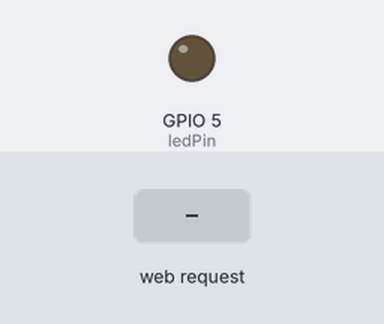
Recording of a sketch running on a simulated ESP32. Parts: output pins drawn as LEDs (lit = HIGH). Dashed ring = blinking. The test bench sets the inputs (shaded band). WiFi joins after 1.5 s; servers stay silent unless stated; what the sketch prints to the serial monitor is not drawn.

Above: at 2.7 s.
2.8 s: HTTP request GET /control?cmd=dance1 received
At 3.0 s:
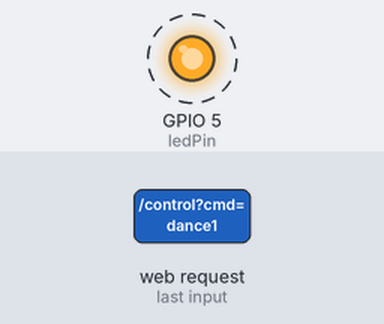
5.8 s: HTTP request GET /control?cmd=dance2 received
8.8 s: HTTP request GET /control?cmd=on received
At 9.1 s:
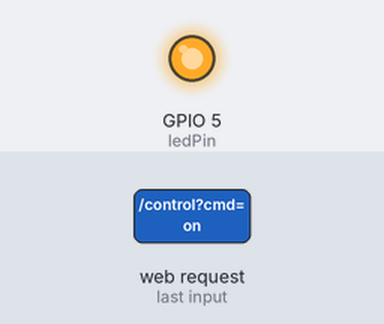
10.3 s: HTTP request GET /control?cmd=off received
At 11.5 s:
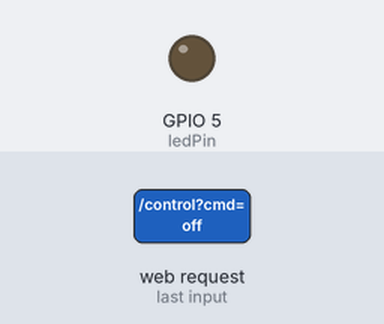
Timing chart, 0 to 12.8 s (numbered marks = the images above; inputs shaded):
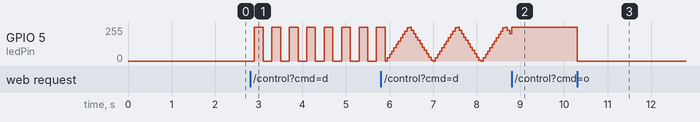

Measured:
- after the input at 2.8 s, GPIO 5 (ledPin): alternates 255/255 for 0.20 s and 0/255 for 0.20 s, starting after 0.10 s
- after the input at 10.3 s, GPIO 5 (ledPin): 255/255 → 0/255 at once

The sketch:

Esp32.ino
```cpp
#include <WiFi.h>
#include <WebServer.h>

const char* ssid = "dlink-48E3";  // Your WiFi SSID
const char* password = "afdda11084";  // Your WiFi Password

WebServer server(80);

const int ledPin = 5;  // LED connected to GPIO 5
const int pwmChannel = 0;
const int freq = 5000;
const int resolution = 8;

TaskHandle_t danceTask = NULL;
bool stopDance = false;

void handleCommand() {
  if (server.hasArg("cmd")) {
    String command = server.arg("cmd");
    server.sendHeader("Access-Control-Allow-Origin", "*");  // Enable CORS

    if (command == "on") {
      stopDance = true;
      ledcWrite(pwmChannel, 255);
      server.send(200, "text/plain", "LED ON");
    }
    else if (command == "off") {
      stopDance = true;
      ledcWrite(pwmChannel, 0);
      server.send(200, "text/plain", "LED OFF");
    }
    else if (command == "dance1") {
      startDance(dance1);
      server.send(200, "text/plain", "Dance 1 Started");
    }
    else if (command == "dance2") {
      startDance(dance2);
      server.send(200, "text/plain", "Dance 2 Started");
    }
    else if (command == "dance3") {
      startDance(dance3);
      server.send(200, "text/plain", "Dance 3 Started");
    }
    else if (command == "stop") {
      stopDance = true;
      server.send(200, "text/plain", "Dance Stopped");
    }
    else {
      server.send(400, "text/plain", "Invalid Command");
    }
  }
}

void handleBrightness() {
  if (server.hasArg("value")) {
    int brightness = server.arg("value").toInt();
    brightness = constrain(brightness, 0, 255);
    ledcWrite(pwmChannel, brightness);
    server.send(200, "text/plain", "Brightness Set: " + String(brightness));
  }
}

void startDance(void (*danceFunction)(void*)) {
  stopDance = true;
  delay(100);  // Allow previous task to exit
  stopDance = false;
  xTaskCreatePinnedToCore(danceFunction, "DanceTask", 2048, NULL, 1, &danceTask, 0);
}

void dance1(void *parameter) {
  while (!stopDance) {
    ledcWrite(pwmChannel, 255);
    delay(200);
    ledcWrite(pwmChannel, 0);
    delay(200);
  }
  vTaskDelete(NULL);
}

void dance2(void *parameter) {
  while (!stopDance) {
    for (int i = 0; i <= 255 && !stopDance; i += 25) {
      ledcWrite(pwmChannel, i);
      delay(50);
    }
    for (int i = 255; i >= 0 && !stopDance; i -= 25) {
      ledcWrite(pwmChannel, i);
      delay(50);
    }
  }
  vTaskDelete(NULL);
}

void dance3(void *parameter) {
  while (!stopDance) {
    ledcWrite(pwmChannel, 50);
    delay(100);
    ledcWrite(pwmChannel, 150);
    delay(100);
    ledcWrite(pwmChannel, 255);
    delay(100);
  }
  vTaskDelete(NULL);
}

void setup() {
  Serial.begin(115200);
  WiFi.begin(ssid, password);

  ledcSetup(pwmChannel, freq, resolution);
  ledcAttachPin(ledPin, pwmChannel);

  while (WiFi.status() != WL_CONNECTED) {
    delay(500);
    Serial.print(".");
  }

  Serial.println("\nConnected to WiFi!");
  Serial.println(WiFi.localIP());

  server.on("/control", handleCommand);
  server.on("/brightness", handleBrightness);
  server.begin();
}

void loop() {
  server.handleClient();
}
```
